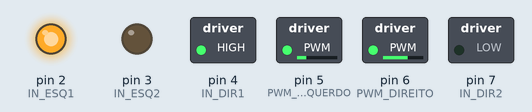
This sketch was run on a simulated Arduino Uno, built with avr-gcc and run on an emulated ATmega328P. Parts: switched loads named in the sketch (green lamp = pin HIGH), output pins drawn as LEDs (lit = HIGH).

Above: at 0.05 s.
At 7.45 s:
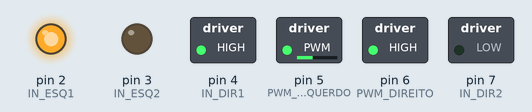
At 14.95 s:
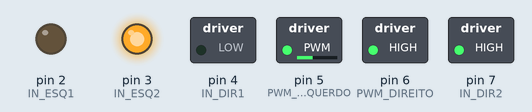
Timing chart, 0 to 19.5 s (numbered marks = the images above):
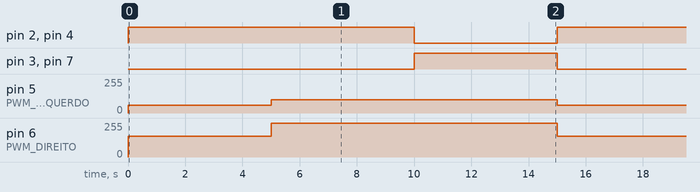

Measured:
- by itself, pin 2 (IN_ESQ1), pin 4 (IN_DIR1): alternates HIGH for 10.0 s and LOW for 5.0 s
- by itself, pin 3 (IN_ESQ2), pin 7 (IN_DIR2): alternates HIGH for 5.0 s and LOW for 10.0 s
- by itself, pin 5 (PWM_ESQUERDO): alternates 99/255 for 10.0 s and 59/255 for 5.0 s
- by itself, pin 6 (PWM_DIREITO): alternates 255/255 for 10.0 s and 156/255 for 5.0 s

The sketch:

Script_porta_bandeira.ino
```cpp
// — parâmetros de hardware —
const int PWM_ESQUERDO = 5;    // PWM do motor esquerdo
const int IN_ESQ1     = 2;     // entrada 1 do H-bridge esquerdo
const int IN_ESQ2     = 3;     // entrada 2 do H-bridge esquerdo
const int PWM_DIREITO = 6;     // PWM do motor direito
const int IN_DIR1     = 4;     // entrada 1 do H-bridge direito
const int IN_DIR2     = 7;     // entrada 2 do H-bridge direito

// — parâmetros de trajetória —
const float RAIO        = 100.0;       // raio do círculo em mm (ajuste conforme necessário)
const float DIST_EIXO   = 90.0;        // distância entre as rodas (L) em mm
const int VELOCIDADE_BASE = 180;       // velocidade máxima de referência (0–255)
const unsigned long TEMPO_FASE = 5000; // duração de cada fase em ms

// SENTIDO: +1 para horário, -1 para anti-horário
// Defina  1 no mestre-sala, -1 no porta-bandeira
const int SENTIDO = 1;

unsigned long ultimaTroca = 0;  // armazena o instante da última mudança de fase
int etapa = 0;                  // fase atual: 0, 1 ou 2

void setup() {
  // configura pinos como saída
  pinMode(PWM_ESQUERDO, OUTPUT);
  pinMode(IN_ESQ1, OUTPUT);
  pinMode(IN_ESQ2, OUTPUT);
  pinMode(PWM_DIREITO, OUTPUT);
  pinMode(IN_DIR1, OUTPUT);
  pinMode(IN_DIR2, OUTPUT);

  ultimaTroca = millis();  // inicializa o contador de tempo
}

void loop() {
  unsigned long agora = millis();
  // verifica se já passou TEMPO_FASE para mudar de fase
  if (agora - ultimaTroca > TEMPO_FASE) {
    etapa = (etapa + 1) % 3;
    ultimaTroca = agora;
  }

  switch (etapa) {
    case 0:  // fase 1: mesmo sentido, velocidade reduzida
      orbitar(SENTIDO, VELOCIDADE_BASE * 0.6);
      break;
    case 1:  // fase 2: sentidos opostos, velocidade média
      orbitar(SENTIDO, VELOCIDADE_BASE);
      break;
    case 2:  // fase 3: mesmo sentido, velocidade máxima
      orbitar(-SENTIDO, VELOCIDADE_BASE);
      break;
  }
}

// orbita em um círculo de raio RAIO (mm)
// sentido: +1 = horário, -1 = anti-horário
// velocidade: valor de 0 a 255
void orbitar(int sentido, int velocidade) {
  // cálculo das velocidades das rodas:
  // velEsq = v*(RAIO - DIST_EIXO/2)/RAIO
  // velDir = v*(RAIO + DIST_EIXO/2)/RAIO
  float velEsq = velocidade * (RAIO - DIST_EIXO/2) / RAIO;
  float velDir = velocidade * (RAIO + DIST_EIXO/2) / RAIO;

  // aplica o sentido (+1 ou -1)
  ajustarMotores(velEsq * sentido, velDir * sentido);
}

// configura e aciona os dois motores
// velEsq e velDir podem ser positivos (para frente) ou negativos (para trás)
void ajustarMotores(float velEsq, float velDir) {
  // motor esquerdo
  if (velEsq >= 0) {
    digitalWrite(IN_ESQ1, HIGH);
    digitalWrite(IN_ESQ2, LOW);
  } else {
    digitalWrite(IN_ESQ1, LOW);
    digitalWrite(IN_ESQ2, HIGH);
    velEsq = -velEsq;
  }
  analogWrite(PWM_ESQUERDO, constrain((int)velEsq, 0, 255));

  // motor direito
  if (velDir >= 0) {
    digitalWrite(IN_DIR1, HIGH);
    digitalWrite(IN_DIR2, LOW);
  } else {
    digitalWrite(IN_DIR1, LOW);
    digitalWrite(IN_DIR2, HIGH);
    velDir = -velDir;
  }
  analogWrite(PWM_DIREITO, constrain((int)velDir, 0, 255));
}
```
